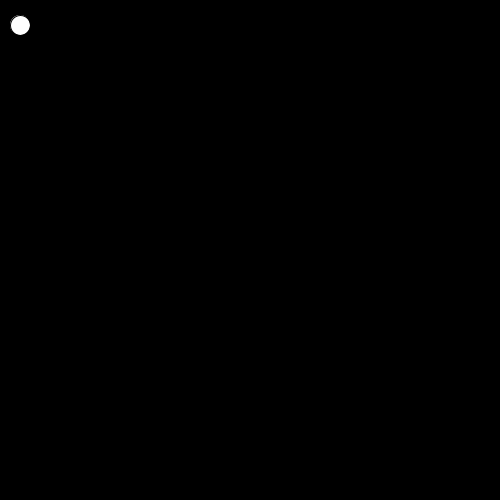
Frame 1 (no input)
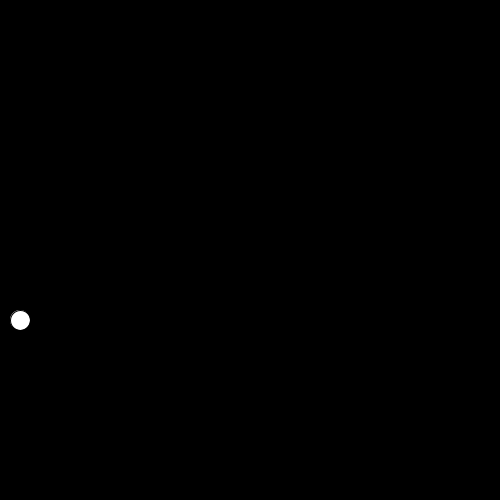
Frame 60 (the mouse pressed at the canvas centre just before this capture)
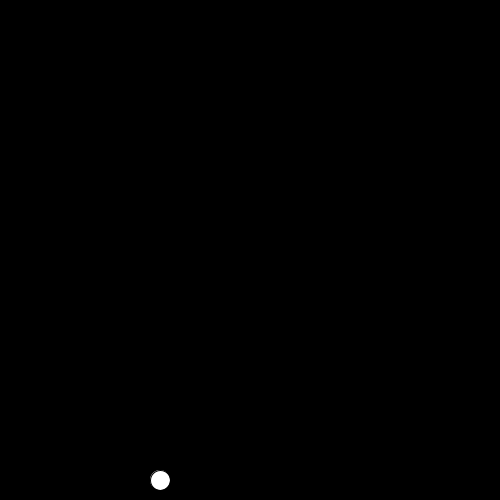
Frame 120 (the mouse held since frame 60 and released just before this capture)

The Processing sketch that drew these frames (run headless with seeded random() and noise(); from frame 60 on, the mouse is pressed at the canvas centre):

// Processing sketch: four_directional_ball_with_dir_variable
// ── four_directional_ball_with_dir_variable.pde
String dir = "d";
float x = 20;
float y = 20;

void setup() {
  size(500, 500);
  fill(255);
}

void draw() {
  background(0);
  
  if(dir == "d") {
    y= y +5;
    if(y >= 480) {
      dir = "r";
    }
  } else if(dir == "r") {
    x+=5;
    if(x >= 480) {
      dir = "u";
    }
  } else if(dir == "u") {
    y-=5;
    if(y <= 20) {
      dir = "l";
    }
  } else {
    x-=5;
    if(x <= 20) {
      dir = "d";
    }
  }
  
  circle(x, y, 20);
  
  
}
  
